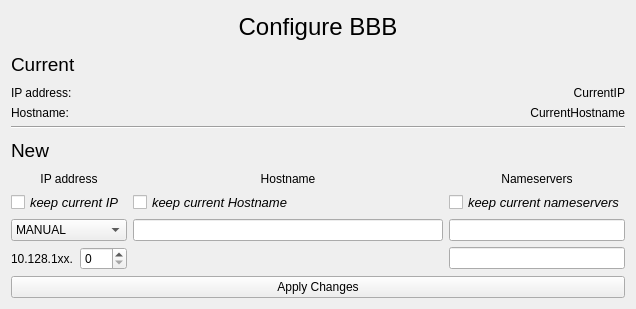
<?xml version="1.0" encoding="UTF-8"?>
<ui version="4.0">
 <class>Form</class>
 <widget class="QWidget" name="Form">
  <property name="geometry">
   <rect>
    <x>0</x>
    <y>0</y>
    <width>636</width>
    <height>309</height>
   </rect>
  </property>
  <property name="minimumSize">
   <size>
    <width>636</width>
    <height>309</height>
   </size>
  </property>
  <property name="windowTitle">
   <string>Configure BBB</string>
  </property>
  <layout class="QVBoxLayout" name="verticalLayout">
   <item>
    <widget class="QLabel" name="configureLabel">
     <property name="font">
      <font>
       <pointsize>18</pointsize>
      </font>
     </property>
     <property name="text">
      <string>Configure BBB</string>
     </property>
     <property name="alignment">
      <set>Qt::AlignCenter</set>
     </property>
    </widget>
   </item>
   <item>
    <widget class="QLabel" name="currentLabel">
     <property name="font">
      <font>
       <pointsize>14</pointsize>
      </font>
     </property>
     <property name="text">
      <string>Current</string>
     </property>
    </widget>
   </item>
   <item>
    <layout class="QGridLayout" name="gridLayout">
     <item row="0" column="0" colspan="2">
      <widget class="QLabel" name="currentipLabel">
       <property name="text">
        <string>IP address:</string>
       </property>
      </widget>
     </item>
     <item row="0" column="2">
      <widget class="QLabel" name="currentipvalueLabel">
       <property name="text">
        <string>CurrentIP</string>
       </property>
       <property name="alignment">
        <set>Qt::AlignRight|Qt::AlignTrailing|Qt::AlignVCenter</set>
       </property>
       <property name="textInteractionFlags">
        <set>Qt::LinksAccessibleByMouse|Qt::TextSelectableByMouse</set>
       </property>
      </widget>
     </item>
     <item row="1" column="0">
      <widget class="QLabel" name="currenthostnameLabel">
       <property name="text">
        <string>Hostname:</string>
       </property>
      </widget>
     </item>
     <item row="1" column="1" colspan="2">
      <widget class="QLabel" name="currenthostnamevalueLabel">
       <property name="text">
        <string>CurrentHostname</string>
       </property>
       <property name="alignment">
        <set>Qt::AlignRight|Qt::AlignTrailing|Qt::AlignVCenter</set>
       </property>
       <property name="textInteractionFlags">
        <set>Qt::LinksAccessibleByMouse|Qt::TextSelectableByMouse</set>
       </property>
      </widget>
     </item>
    </layout>
   </item>
   <item>
    <widget class="Line" name="line">
     <property name="orientation">
      <enum>Qt::Horizontal</enum>
     </property>
    </widget>
   </item>
   <item>
    <widget class="QLabel" name="newLabel">
     <property name="font">
      <font>
       <pointsize>14</pointsize>
      </font>
     </property>
     <property name="text">
      <string>New</string>
     </property>
    </widget>
   </item>
   <item>
    <layout class="QGridLayout" name="gridLayout_2" columnstretch="0,1,0">
     <item row="0" column="0">
      <widget class="QLabel" name="ipaddressLabel">
       <property name="text">
        <string>IP address</string>
       </property>
       <property name="alignment">
        <set>Qt::AlignCenter</set>
       </property>
      </widget>
     </item>
     <item row="0" column="1">
      <widget class="QLabel" name="newhostnameLabel">
       <property name="toolTip">
        <string/>
       </property>
       <property name="whatsThis">
        <string/>
       </property>
       <property name="text">
        <string>Hostname</string>
       </property>
       <property name="alignment">
        <set>Qt::AlignCenter</set>
       </property>
       <property name="buddy">
        <cstring></cstring>
       </property>
      </widget>
     </item>
     <item row="0" column="2">
      <widget class="QLabel" name="nameserversLabel">
       <property name="text">
        <string>Nameservers</string>
       </property>
       <property name="alignment">
        <set>Qt::AlignCenter</set>
       </property>
      </widget>
     </item>
     <item row="1" column="0">
      <widget class="QCheckBox" name="keepipBox">
       <property name="font">
        <font>
         <pointsize>10</pointsize>
         <italic>true</italic>
        </font>
       </property>
       <property name="toolTip">
        <string>If left empty the current Hostname will be kept</string>
       </property>
       <property name="text">
        <string>keep current IP</string>
       </property>
      </widget>
     </item>
     <item row="1" column="1">
      <widget class="QCheckBox" name="keephostnameBox">
       <property name="font">
        <font>
         <pointsize>10</pointsize>
         <italic>true</italic>
        </font>
       </property>
       <property name="text">
        <string>keep current Hostname</string>
       </property>
      </widget>
     </item>
     <item row="1" column="2">
      <widget class="QCheckBox" name="keepnameserversBox">
       <property name="font">
        <font>
         <pointsize>10</pointsize>
         <italic>true</italic>
        </font>
       </property>
       <property name="text">
        <string>keep current nameservers</string>
       </property>
      </widget>
     </item>
     <item row="2" column="0">
      <widget class="QComboBox" name="ipComboBox">
       <item>
        <property name="text">
         <string>MANUAL</string>
        </property>
       </item>
       <item>
        <property name="text">
         <string>DHCP</string>
        </property>
       </item>
      </widget>
     </item>
     <item row="2" column="1">
      <widget class="QLineEdit" name="hostnameEdit">
       <property name="toolTip">
        <string>If empty, current hostname will be kept.</string>
       </property>
      </widget>
     </item>
     <item row="2" column="2">
      <widget class="QLineEdit" name="nameserver1Edit">
       <property name="toolTip">
        <string>If empty, current nameservers will be kept</string>
       </property>
       <property name="text">
        <string/>
       </property>
      </widget>
     </item>
     <item row="3" column="0">
      <layout class="QHBoxLayout" name="horizontalLayout">
       <item>
        <widget class="QLabel" name="newipLabel">
         <property name="text">
          <string>10.128.1xx.</string>
         </property>
        </widget>
       </item>
       <item>
        <widget class="QSpinBox" name="newipSpinBox">
         <property name="maximum">
          <number>255</number>
         </property>
        </widget>
       </item>
      </layout>
     </item>
     <item row="3" column="2">
      <widget class="QLineEdit" name="nameserver2Edit">
       <property name="toolTip">
        <string>If empty, current nameservers will be kept</string>
       </property>
      </widget>
     </item>
    </layout>
   </item>
   <item>
    <widget class="QPushButton" name="applyButton">
     <property name="text">
      <string>Apply Changes</string>
     </property>
    </widget>
   </item>
  </layout>
 </widget>
 <resources/>
 <connections/>
</ui>
